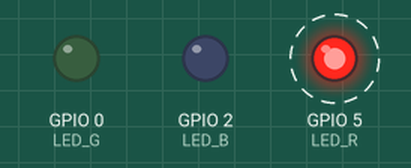
The sketch below on a simulated ESP32. Parts: output pins drawn as LEDs (lit = HIGH). Dashed ring = blinking. What the sketch prints to the serial monitor is not drawn. At 1.0 s the program stops and its outputs stay as they are.

Above: at 0.1 s.
Timing chart, 0 to 2.5 s (numbered marks = the images above):
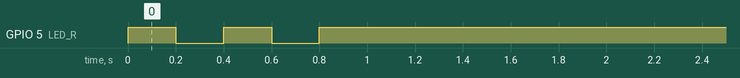

Measured:
- by itself, GPIO 5 (LED_R): alternates HIGH for 0.20 s and LOW for 0.20 s, 5 changes in all, then stays HIGH

The sketch:

ProjetoI.ino
```cpp
#define LED_B 2
#define LED_G 0
#define LED_R 5

TaskHandle_t task1Handle = NULL;
TaskHandle_t task2Handle = NULL;

void vTaskInvertPino(void *pvParameters);
void vTaskDebugSerial(void *pvParameters);

void setup() {

  pinMode(LED_R, OUTPUT);
  pinMode(LED_G, OUTPUT);
  pinMode(LED_B, OUTPUT);
  digitalWrite(LED_R, LOW);
  digitalWrite(LED_G, LOW);
  digitalWrite(LED_B, LOW);
  Serial.begin(9600);
  xTaskCreate(vTaskInvertPino, "Task1", configMINIMAL_STACK_SIZE, NULL, 1, &task1Handle);
  xTaskCreate(vTaskDebugSerial, "Task2", configMINIMAL_STACK_SIZE + 1024, NULL, 2, &task2Handle);
}

void loop() {
  vTaskDelay(pdMS_TO_TICKS(1000));
  for (;;) {

  }
}

void vTaskInvertPino(void *pvParameters) {
  int estadoPino = 0;
  for (;;) {
    estadoPino = !estadoPino;
    digitalWrite(LED_R,estadoPino);
    vTaskDelay(pdMS_TO_TICKS(200));
  }
}

void vTaskDebugSerial(void *pvParameters) {
  int cont = 0;
  for(;;){
    Serial.println("Task Debug: " + String(++cont));

    if(cont==5){
      Serial.println("Suspendendo a vTaskInvertPino...");
      vTaskSuspend(task1Handle);
      digitalWrite(LED_R,LOW);
    }else if(cont==10){
      Serial.println("Reiniciando a vTaskInvertPino...");
      vTaskResume(task1Handle);
      cont=0;
    }

    vTaskDelay(pdMS_TO_TICKS(1000));
  }
 }
```
